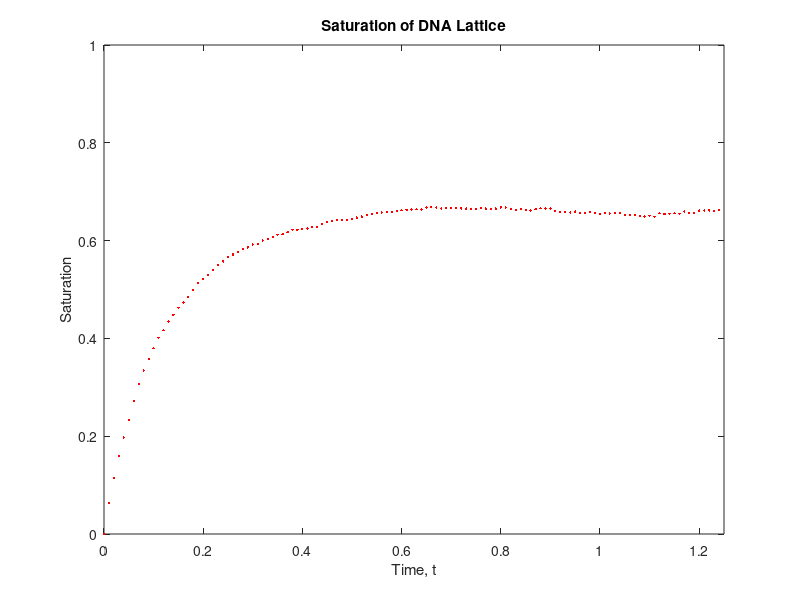

Source code (MATLAB):
clear all;
close all;

% This code will randomly bind and unbind proteins to a DNA lattice
% represented by an array of zeros and ones. A zero represents a free
% location on the lattice while a one represents a location where a protein
% is bound. The length of the lattice and the proteins are variable. The
% probabilities of binding and unbinding are based on k_on and k_off values
% as well as chemical kinetics. Proteins can interact on the lattice and
% binding probabilities are affected by these interactions. The code
% creates a growth profile over time of the given situation based on the
% given parameters.
% k_on, k_off, L, and dt values must be selected such that k_on*L*dt < 1 as
% well as k_off*dt < 1.
% There are 'dummy zeros' on either end of the lattice (positions 1 and
% N+1) in order for the code to check the binding location type.


N = 8660;    %length of DNA lattice
n = 3;      %protein length
k_on = 1;   %kinetic rate constant for binding
k_off = 1;  %kinetic rate constant for unbinding
w = 1;  %co-operativity parameter
L = 2;  %concentration of free proteins

dt = 0.01;     %small time step required for probability calculations

Probabilities = [k_on*L*dt,k_on*L*w*dt,k_on*L*(w^2)*dt,k_off*dt];   %probabilites used for comparisons
if max(Probabilities) > 1
    disp('ERROR: dt TOO BIG');
elseif max(Probabilities) < 0.001
    disp('ERROR: dt TOO SMALL');
end

K = k_on/k_off; %calculates equilibrium constant

Iterations = 1.25/dt;  %how many binding/unbinding loops to run

DNA = zeros(1,N+2);   %array to model DNA lattice with 'dummy zeros' on each end
currentBound = zeros(1,N+2);  %allocate memory for currentBound array with 'dummy zeros'

BindHist = 0;   %resets BindHist for each loop of binding/unbinding events
BindCounter = 0;    %counts how many binding events occur
isolBindCounter = 0;    %counts isolated binding events
scBindCounter = 0;  %counts singly contiguous binding events
dcBindCounter = 0;  %counts doubly contiguous binding events
UnbindCounter = 0;   %counts how many unbinding events occur

t = zeros(1,Iterations);    %memory allocation of t and FracCover
FracCover = zeros(1,Iterations);

t(1) = 0;       %initial conditions
FracCover(1) = 0;
for a = 2:Iterations   %loops binding and unbinding runs multiple times
    for j = randperm(N-(n-1))+1   %for loop checks each location on DNA in random order (binding events)
        if DNA(j:j+(n-1)) == 0  %checks availiability at location
            if DNA(j-1) == 0 && DNA(j+n) == 0  %checks if binding site is isolated
                if rand <= k_on*L*dt    %checks probability based on kinetics
                    DNA(j:j+(n-1)) = 1; %space matches all requirements so protein binds
                    BindHist(1,BindCounter+1) = j;  %array to record history of all past binding locations
                    BindCounter = BindCounter+1;    %increases counter of total binding events
                    isolBindHist(isolBindCounter+1) = j;    %stores location of all isolated binding events
                    isolBindCounter = isolBindCounter+1;    %increases counter of isolated binding events
                    currentBound(j) = 1;    %shows which positions a protein is bound to currently
                end
            end
            if (DNA(j-1) == 0 && DNA(j+n) == 1) || (DNA(j-1) == 1 && DNA(j+n) == 0)    %checks if binding site is singly contiguous (sc)
                if rand <= k_on*L*w*dt    %checks probability based on kinetics
                    DNA(j:j+(n-1)) = 1; %space matches all requirements so protein binds
                    BindHist(2,BindCounter+1) = j;  %array to record history of all past binding locations
                    BindCounter = BindCounter+1;    %increases counter of total binding events
                    scBindHist(scBindCounter+1) = j;    %stores location of all sc binding events
                    scBindCounter = scBindCounter+1;    %increases counter of all sc binding events
                    currentBound(j) = 1;    %shows which positions a protein is bound to currently
                end
            end
            if DNA(j-1) == 1 && DNA(j+n) == 1  %checks if binding site is doubly contiguous (dc)
                if rand <= k_on*L*(w^2)*dt    %checks probability based on kinetics
                    DNA(j:j+(n-1)) = 1; %space matches all requirements so protein binds
                    BindHist(3,BindCounter+1) = j;  %array to record history of all past binding locations
                    BindCounter = BindCounter+1;    %increases counter of total binding events
                    dcBindHist(dcBindCounter+1) = j;    %stores location of all dc binding events
                    dcBindCounter = dcBindCounter+1;    %increases counter of all dc binding events
                    currentBound(j) = 1;    %shows which positions a protein is bound to currently
                end 
            end
        end
    end
    for m = find(currentBound == 1) %picks each location where a protein is currently bound (unbinding events)
        if rand <= k_off*dt    %checks probability based on kinetics
            DNA(m:m+(n-1)) = 0; %unbinds protein from location
            UnbindHist(UnbindCounter+1) = m;    %stores location in history of all past unbinding events
            UnbindCounter = UnbindCounter+1;    %increases counter of total unbinding events
            currentBound(m) = 0;    %shows no more protein bound to that location
        end
    end
    
    FracCover(a) = sum(DNA)/N;  %fractional coverage of DNA lattice
    
    t(a) = t(a-1)+dt;
end

figure(1);
scatter(t,FracCover,3,'r','filled');
hold on;
xlabel('Time, t');
ylabel('Saturation');
xlim([0 dt*Iterations]);
ylim([0 1]);
title('Saturation of DNA Lattice');
box on;